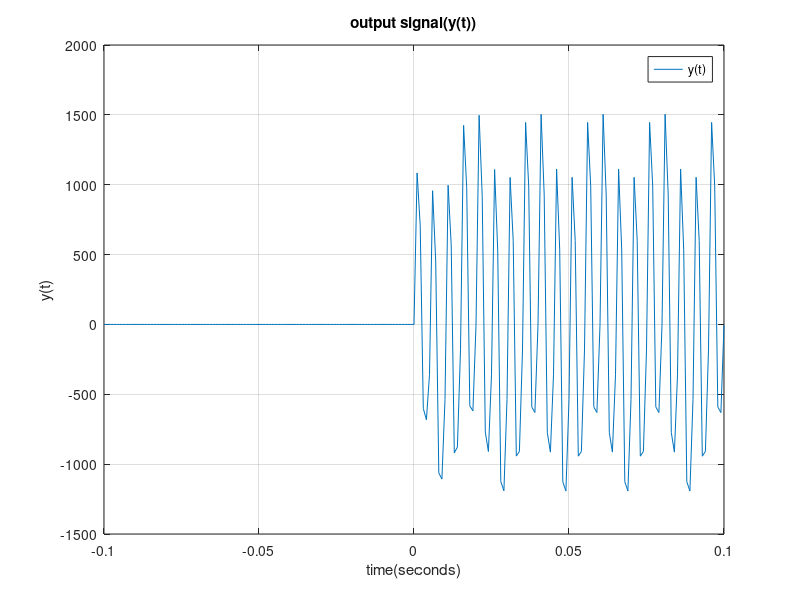
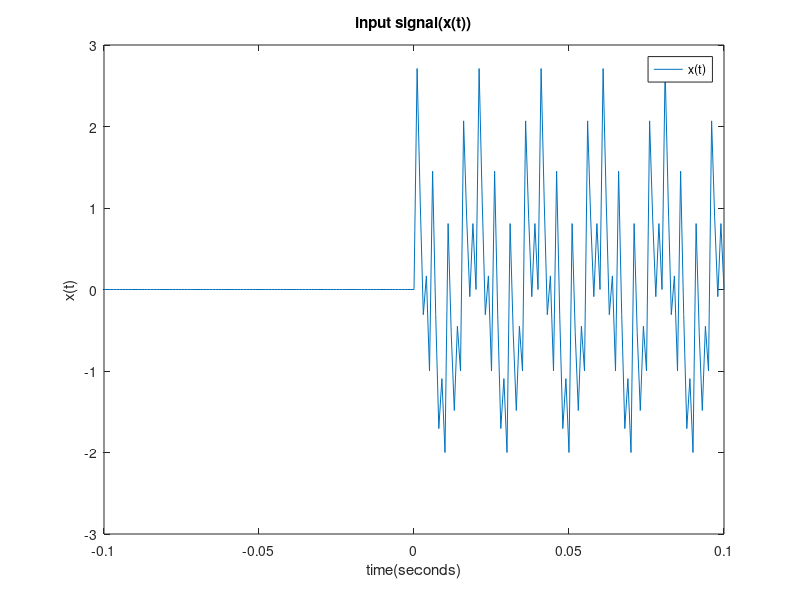
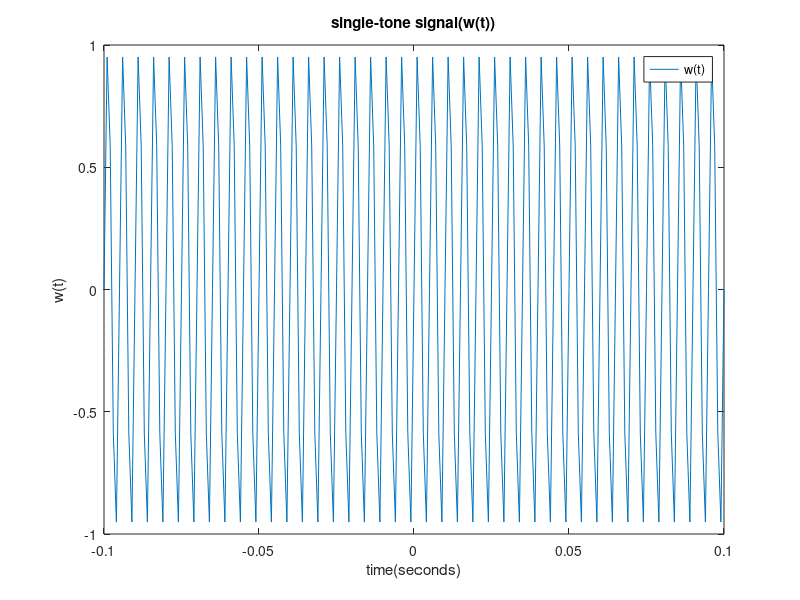

The MATLAB script that drew these images, in order:
%lab3 problem 4 A  single-tone  signal w(t)=sin(400πt)is  transmitted  to  
%an  audio  amplifier and speaker to produce a high-temperature warning 
%for a silicon crystal-growing factory. A filter having impulse response 
%h(t)=400e−200tcos(400πt)u(t)has been designed to  reduce  additive  
%interference  in  the  received  signal.  Using  Matlab  in-built  
%convolution function: conv(),  find  the  filter  output  signal y(t),  
%when  the  received  signal  is x(t)=[cos(100πt)+sin(400πt)−cos(800πt)]
%u(t)(    signal w(t)was corrupted byinterference and resulted in an input 
%signal x(t)). Plot the output signal, the input signal, and w(t)for the 
%range of −0.1≤t≤0.1. Comment on the effect of  the  filter  on  the  
%signal. While  solving  this  problem,  pay  attention  to  the  time 
%resolution/step (dT) you need to use. 
clear
close all
t = -.1:.001:.1;
xt = (cos(100 * pi * t) + sin(400 * pi * t) - cos(800 * pi * t)).*(t>=0);
wt = sin(400 * pi * t);
ht = (400 * exp(-200 * t) .* cos(400 * pi * t)).*(t>=0);
yt = conv(xt,ht, 'same');
%output
figure (1);
plot(t,yt);

grid;
legend('y(t)');
xlabel('time(seconds)');
ylabel('y(t)');
title('output signal(y(t))');
%input signal
figure (2);
plot(t,xt);
legend('x(t)');
xlabel('time(seconds)');
ylabel('x(t)');
title('input signal(x(t))');
%w(t)
figure (3);
plot(t,wt);
legend('w(t)');
xlabel('time(seconds)');
ylabel('w(t)');
title('single-tone signal(w(t))');